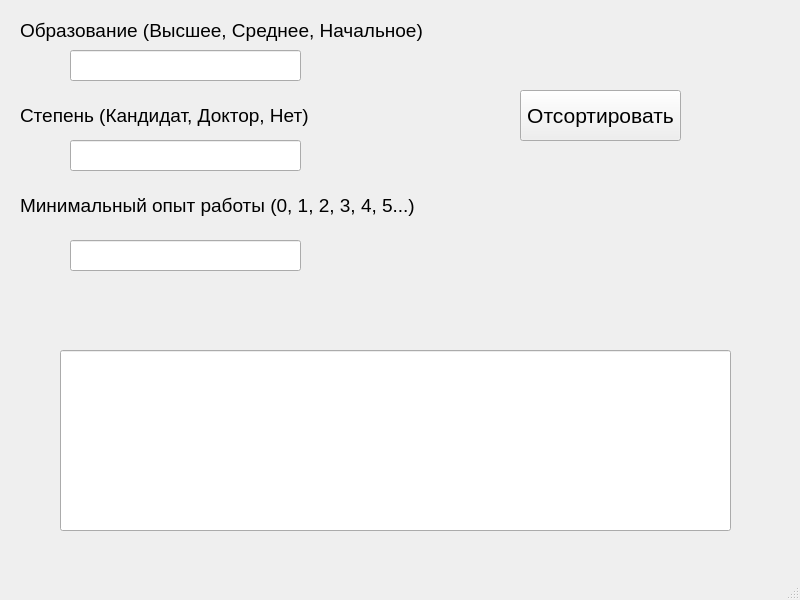
<?xml version="1.0" encoding="UTF-8"?>
<ui version="4.0">
 <class>MainWindow</class>
 <widget class="QMainWindow" name="MainWindow">
  <property name="geometry">
   <rect>
    <x>0</x>
    <y>0</y>
    <width>800</width>
    <height>600</height>
   </rect>
  </property>
  <property name="windowTitle">
   <string>MainWindow</string>
  </property>
  <widget class="QWidget" name="centralwidget">
   <widget class="QPushButton" name="pushButton">
    <property name="geometry">
     <rect>
      <x>520</x>
      <y>90</y>
      <width>161</width>
      <height>51</height>
     </rect>
    </property>
    <property name="font">
     <font>
      <pointsize>16</pointsize>
     </font>
    </property>
    <property name="text">
     <string>Отсортировать</string>
    </property>
   </widget>
   <widget class="QLineEdit" name="lineEdit_1">
    <property name="geometry">
     <rect>
      <x>70</x>
      <y>50</y>
      <width>231</width>
      <height>31</height>
     </rect>
    </property>
    <property name="font">
     <font>
      <pointsize>14</pointsize>
     </font>
    </property>
   </widget>
   <widget class="QLineEdit" name="lineEdit_2">
    <property name="geometry">
     <rect>
      <x>70</x>
      <y>140</y>
      <width>231</width>
      <height>31</height>
     </rect>
    </property>
    <property name="font">
     <font>
      <pointsize>14</pointsize>
     </font>
    </property>
   </widget>
   <widget class="QLineEdit" name="lineEdit_3">
    <property name="geometry">
     <rect>
      <x>70</x>
      <y>240</y>
      <width>231</width>
      <height>31</height>
     </rect>
    </property>
    <property name="font">
     <font>
      <pointsize>14</pointsize>
     </font>
    </property>
   </widget>
   <widget class="QLabel" name="label">
    <property name="geometry">
     <rect>
      <x>20</x>
      <y>10</y>
      <width>411</width>
      <height>41</height>
     </rect>
    </property>
    <property name="font">
     <font>
      <pointsize>14</pointsize>
     </font>
    </property>
    <property name="text">
     <string>Образование (Высшее, Среднее, Начальное)</string>
    </property>
   </widget>
   <widget class="QLabel" name="label_2">
    <property name="geometry">
     <rect>
      <x>20</x>
      <y>100</y>
      <width>401</width>
      <height>31</height>
     </rect>
    </property>
    <property name="font">
     <font>
      <pointsize>14</pointsize>
     </font>
    </property>
    <property name="text">
     <string>Степень (Кандидат, Доктор, Нет)</string>
    </property>
   </widget>
   <widget class="QLabel" name="label_3">
    <property name="geometry">
     <rect>
      <x>20</x>
      <y>190</y>
      <width>401</width>
      <height>31</height>
     </rect>
    </property>
    <property name="font">
     <font>
      <pointsize>14</pointsize>
     </font>
    </property>
    <property name="text">
     <string>Минимальный опыт работы (0, 1, 2, 3, 4, 5...)</string>
    </property>
   </widget>
   <widget class="QLineEdit" name="lineEdit">
    <property name="geometry">
     <rect>
      <x>60</x>
      <y>350</y>
      <width>671</width>
      <height>181</height>
     </rect>
    </property>
   </widget>
  </widget>
  <widget class="QMenuBar" name="menubar">
   <property name="geometry">
    <rect>
     <x>0</x>
     <y>0</y>
     <width>800</width>
     <height>21</height>
    </rect>
   </property>
  </widget>
  <widget class="QStatusBar" name="statusbar"/>
 </widget>
 <resources/>
 <connections/>
</ui>
